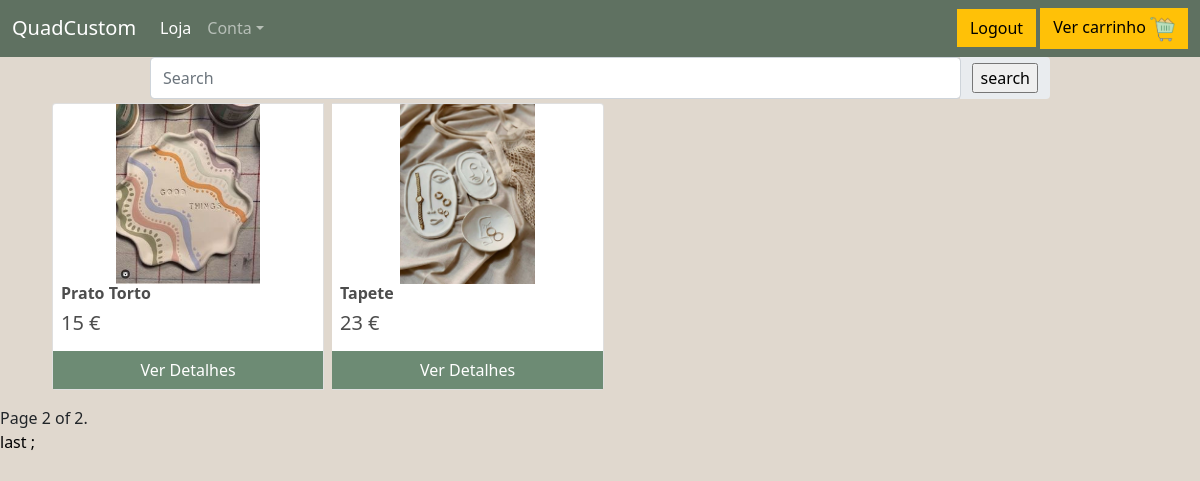
Page /?page=2 (signed in) on the committed database.
### loja/models.py (models this page shows, shortened)
class Produto(models.Model):
    preco = models.IntegerField()
    nome = models.CharField(max_length=100)
    descricao = models.CharField(max_length=300)
    personalizavel = models.BooleanField(default=False)
    pic = models.ImageField(upload_to='images', blank=True, null=True)
    seller = models.ForeignKey(Vendedor, on_delete=models.RESTRICT)

### loja/views.py (the view)
# urls.py: path('', include('loja.urls')),
def loja(request):
    produtos = Produto.objects.all()
    p = Paginator(produtos, 5)
    page_number = request.GET.get('page')
    page_obj = p.get_page(page_number)
    return render(request, 'loja/loja.html' , {'page':page_obj,'products_list': produtos,'isvender': Vendedor.isVendedor(request.user)})

### loja/models.py (called while the page is built)
    def isVendedor(user):
        return Vendedor.objects.filter(who=user).exists() if (user.is_authenticated) else False

### loja/templates/loja/loja.html (shortened to what this page needs)
{% extends "loja/main.html" %}
{% load static %}
{% block css %}
<link rel="stylesheet" type="text/css" href="{% static 'css/base.css' %}">
{% endblock css %}
{% block content %}
<center>
<form action="{% url 'loja:search' %}" method="get">
<div class="input-group rounded w-75">
    <input type="text" class="form-control rounded" placeholder="Search" name="search" aria-label="Search" aria-describedby="search-addon" />
    <span class="input-group-text border-0" id="search-addon">
      <input type="submit" class="fas fa-search" value="search" />
    </span>
  </div>
</form>
</center>
<div class="card-group ms-5 me-auto" >
    {% for product in page %}
    <div class="card m-1 mb-3" style="min-width: 17rem; max-width: 17rem;">
        <img class="card-img-top" width="240px" height="180px" style="object-fit:contain;" src="{{product.pic}}">
                <div class="card-title justify-content-between">
                <h6  class="ps-2"><strong>{{product.nome.title}}</strong></h6>
                <h5 class="ps-2 " style="display:inline-block;">{{product.preco}} €</h5>
            </div>
                <a class="btn btn-primary" href="{% url 'loja:detalheProd' product.id %}">Ver Detalhes</a>
    </div>
    {% endfor %}
</div>
<span class="current">
  Page {{ page.number }} of {{ page.paginator.num_pages }}.
</span>
{% if page.has_previous %}
<a href="{%url 'loja:loja' %}?page={{ page.previous_page_number }}">last ;</a>
{% endif %}
{% endblock content %}

### loja/static/css/main.css (style rules this page uses)
body { background-color: #e0d8ce; }
h1,h2,h3,h4,h5,h6 { color:hsl(0, 0%, 30%); }
.btn { border-radius: 0; }

### loja/static/css/base.css (style rules this page uses)
a { color: black; text-decoration: none; }
.btn-primary { background-color: #6D8B74; border-color: #6D8B74; }
.card { max-width: 108rem; }

### rows in the picture
Produto: pic (picture), nome "Prato Torto", preco "15"
Produto: pic (picture), nome "Tapete", preco "23"

### other values in the picture
{{ page.number }} "2"
{{ page.paginator.num_pages }} "2"
